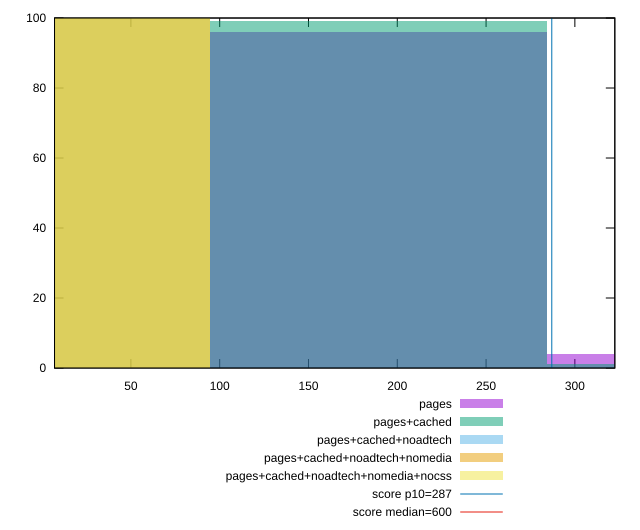

The script that saved this image:
reset

$pages <<EOF
189.40707476796067 96
378.81414953592133 4
EOF

$pagesCached <<EOF
378.81414953592133 1
189.40707476796067 99
EOF

$pagesCachedNoadtech <<EOF
0 100
EOF

$pagesCachedNoadtechNomedia <<EOF
0 100
EOF

$pagesCachedNoadtechNomediaNocss <<EOF
0 100
EOF

set key outside below
set boxwidth 189.40707476796067
set xrange [7:322.5]
set yrange [0:100]
set trange [0:100]
set style fill transparent solid 0.5 noborder

set parametric
set terminal svg size 640, 530 enhanced background rgb 'white'
set output "report_00018_2021-02-10T15-25-16.877Z/total-blocking-time/comparison/histogram/all_raw.svg"

plot $pages title "pages" with boxes, \
     $pagesCached title "pages+cached" with boxes, \
     $pagesCachedNoadtech title "pages+cached+noadtech" with boxes, \
     $pagesCachedNoadtechNomedia title "pages+cached+noadtech+nomedia" with boxes, \
     $pagesCachedNoadtechNomediaNocss title "pages+cached+noadtech+nomedia+nocss" with boxes, \
     287,t title "score p10=287", \
     600,t title "score median=600"

reset
